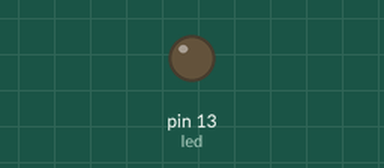
Simulated run of this sketch. Board: Arduino Uno, built with avr-gcc and run on an emulated ATmega328P. Parts: output pins drawn as LEDs (lit = HIGH).

Above: at 1.2 s.
At 3.4 s:
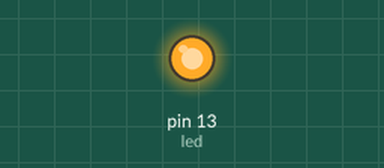
Timing chart, 0 to 8.3 s (numbered marks = the images above):
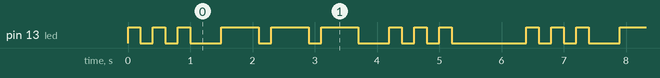

The sketch:

buzzer_codigomorse.ino
```cpp
const int led = 13;

// Frase : SOS

void setup() {
  pinMode(led, OUTPUT);
}

void loop() {

  digitalWrite(led, HIGH); delay(200); digitalWrite(led, LOW); delay(200);
  digitalWrite(led, HIGH); delay(200); digitalWrite(led, LOW); delay(200);
  digitalWrite(led, HIGH); delay(200); digitalWrite(led, LOW); delay(200);

  delay(300); // pausa entre letras

  // --- O
  digitalWrite(led, HIGH); delay(600); digitalWrite(led, LOW); delay(200);
  digitalWrite(led, HIGH); delay(600); digitalWrite(led, LOW); delay(200);
  digitalWrite(led, HIGH); delay(600); digitalWrite(led, LOW); delay(200);

  delay(300);

  // --- S
  digitalWrite(led, HIGH); delay(200); digitalWrite(led, LOW); delay(200);
  digitalWrite(led, HIGH); delay(200); digitalWrite(led, LOW); delay(200);
  digitalWrite(led, HIGH); delay(200); digitalWrite(led, LOW); delay(200);

  delay(1000); // pausa entre repetições da palavra SOS
}
```

Measured:
- by itself, pin 13 (led): repeats every 6.4 s: 2 × (LOW 0.20 s, HIGH 0.20 s), LOW 0.50 s, 2 × (HIGH 0.60 s, LOW 0.20 s), HIGH 0.60 s, LOW 0.50 s, 2 × (HIGH 0.20 s, LOW 0.20 s), HIGH 0.20 s, LOW 1.2 s, HIGH 0.20 s
- by itself, everything shown: repeats every 6.4 s, in 18 steps
